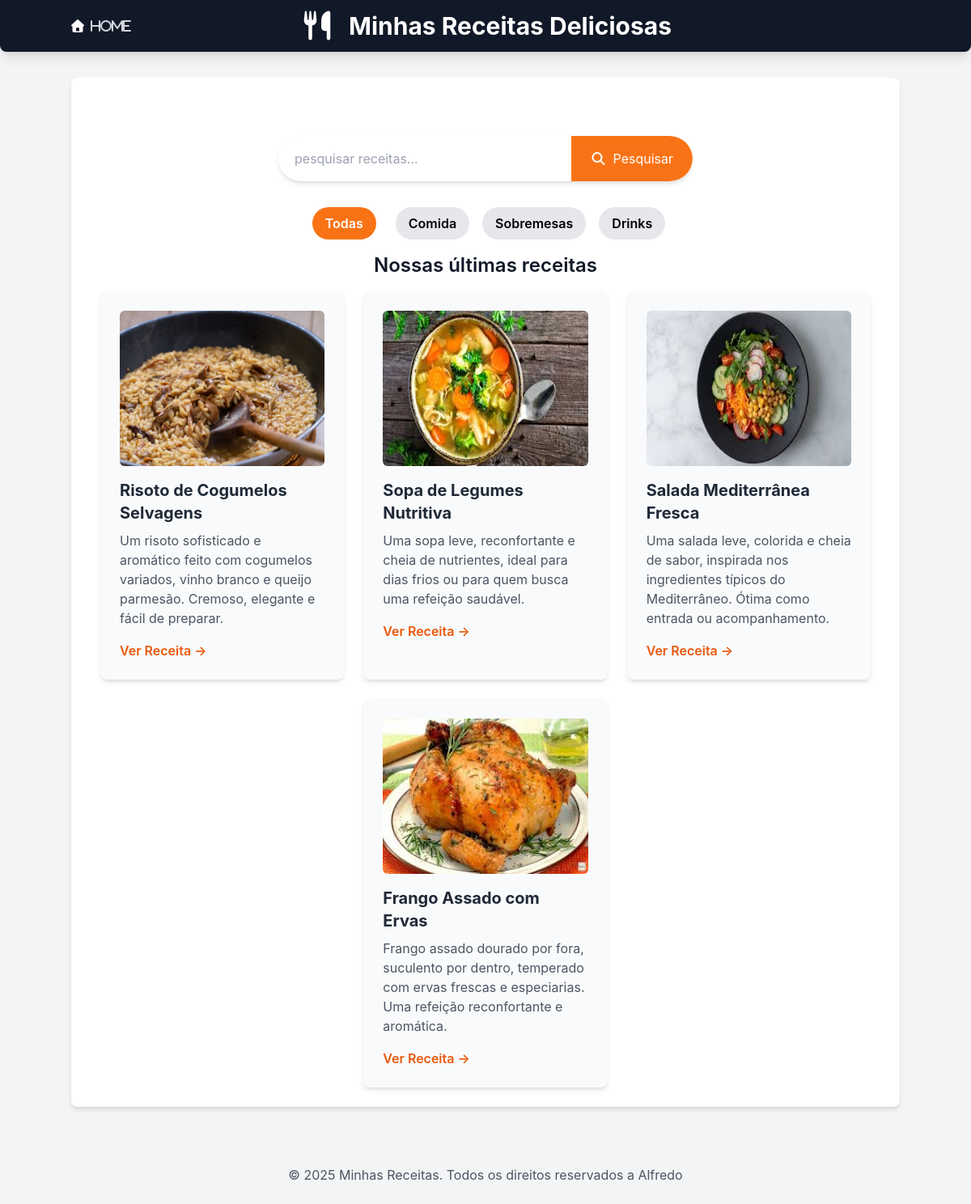
/receitas/?categoria=comida, run on the app's committed database.
### receitas/models.py (models this page shows, shortened)
class Receita(models.Model):
    CATEGORIAS = [
        ('comida', 'Comida'),
        ('sobremesa', 'Sobremesa'),
        ('drink', 'Drink'),
    ]
    title = models.CharField(max_length=200)
    description = models.TextField("Descrição")
    ingredients = models.TextField("Ingredientes")
    instructions = models.TextField("Instruções")
    image = models.ImageField("Imagem", upload_to='receitas/images/', blank=True, null=True)
    categoria = models.CharField("Categoria", max_length=20, choices=CATEGORIAS, default='comida')
    created_at = models.DateTimeField(auto_now_add=True)
    updated_at = models.DateTimeField(auto_now = True)
    class Meta:
        verbose_name = "Receita"
        verbose_name_plural = "Receitas"
        ordering = ['-created_at'] # Ordena as receitas pela data de criação (mais novas primeiro)

### receitas/views.py (the view)
# urls.py: 2. Add a URL to urlpatterns:  path('', views.home, name='home')
def home(request):
    categoria_slug = request.GET.get('categoria')
    categorias_choices = [choice[0] for choice in Receita.CATEGORIAS]
    if categoria_slug:
        receitas = Receita.objects.filter(categoria=categoria_slug)
        categoria_selecionada = categoria_slug
    else:
        receitas = Receita.objects.all()
        categoria_selecionada = None
    return render(request, 'receitas/home.html', {
        'receitas': receitas,
        'categorias': categorias_choices,
        'categoria_selecionada': categoria_selecionada,
    })

### receitas/templates/receitas/home.html (shortened to what this page needs)
{% extends "receitas/base.html" %}
{% block content %}
<section class="container mx-auto mt-8 p-4 flex justify-center">
    <form method="get" action="{% url 'pesquisar_receitas' %}"
        class="w-full max-w-lg flex bg-white rounded-full shadow-md overflow-hidden">
        <input type="text" name="q" placeholder="pesquisar receitas... "
            class="flex-grow p-3 text-gray-700 focus:ring-2 focus-ring-orange-500 rounded-l-full pl-5">
        <button type="submit"
            class="bg-orange-500 hover:bg-orange-600 text-white p-4 px-6 rounded-r-full transition duration-300 ease-in-out flex items-center justify-center">
            <i class="fas fa-search mr-2"></i> Pesquisar
        </button>
    </form>
</section>
<nav class="relative justify-center my-4 z-10 flex space-x-4">
    <a href="{%url 'home'%}" class="text-white mx-2 px-4 py-2 rounded-full bg-orange-500 hover:bg-orange-600 font-semibold">Todas</a>
    <a href="{%url 'home'%}?categoria=comida" class="text-black mx-2 px-4 py-2 rounded-full bg-gray-200 hover:bg-gray-300 font-semibold">Comida</a>
    <a href="{%url 'home'%}?categoria=sobremesa" class="text-black mx-2 px-4 py-2 rounded-full bg-gray-200 hover:bg-gray-300 font-semibold">Sobremesas</a>
    <a href="{%url 'home'%}?categoria=drink" class="text-black mx-2 px-4 py-2 rounded-full bg-gray-200 hover:bg-gray-300 font-semibold">Drinks</a>
</nav>
<h2 class="text-2xl font-semibold mb-4 text-center">Nossas últimas receitas</h2>
<div class="flex flex-wrap justify-center gap-6">
    {% for receita in receitas %}
    <div
        class="w-full sm:w-[calc(50%-1.5rem)] lg:w-[calc(33.333%-1.5rem)] bg-gray-50 p-6 rounded-lg shadow-md hover:shadow-lg transition-shadow duration-300 ease-in-out">
        {% if receita.image %}
        <img src="{{receita.image.url}}" alt="Imagem de {{receita.title}}"
            class="w-full h-48 objevt-cover rounded-md mb-4">
        {% endif %}
        <h3 class="text-xl font-bold mb-2 text-gray-800">{{ receita.title }}</h3>
        <p class="text-gray-600 mb-4">{{ receita.description|truncatewords:20}}</p>
        <a href="{% url 'receita_detail' receita.id %}" class="text-orange-600 hover:text-orange-800 font-semibold">Ver
            Receita &rarr;</a>
    </div>
    {% empty%}
    <p class="text-center text-gray-500 col-span-full">Nenhuma receita encontrada.</p>
    {% endfor %}
</div>
{% endblock %}

### receitas/templates/receitas/base.html (style rules this page uses)
body { font-family: 'Inter', sans-serif; }

### data on the page
Receita: image (picture), title "Risoto de Cogumelos Selvagens", description "Um risoto sofisticado e aromático feito com cogumelos variados, vinho branco e queijo parmesão. Cremoso, elegante e fácil de preparar."
Receita: image (picture), title "Sopa de Legumes Nutritiva", description "Uma sopa leve, reconfortante e cheia de nutrientes, ideal para dias frios ou para quem busca uma refeição saudável."
Receita: image (picture), title "Salada Mediterrânea Fresca", description "Uma salada leve, colorida e cheia de sabor, inspirada nos ingredientes típicos do Mediterrâneo. Ótima como entrada ou acompanhamento."
Receita: image (picture), title "Frango Assado com Ervas", description "Frango assado dourado por fora, suculento por dentro, temperado com ervas frescas e especiarias. Uma refeição reconfortante e aromática."
